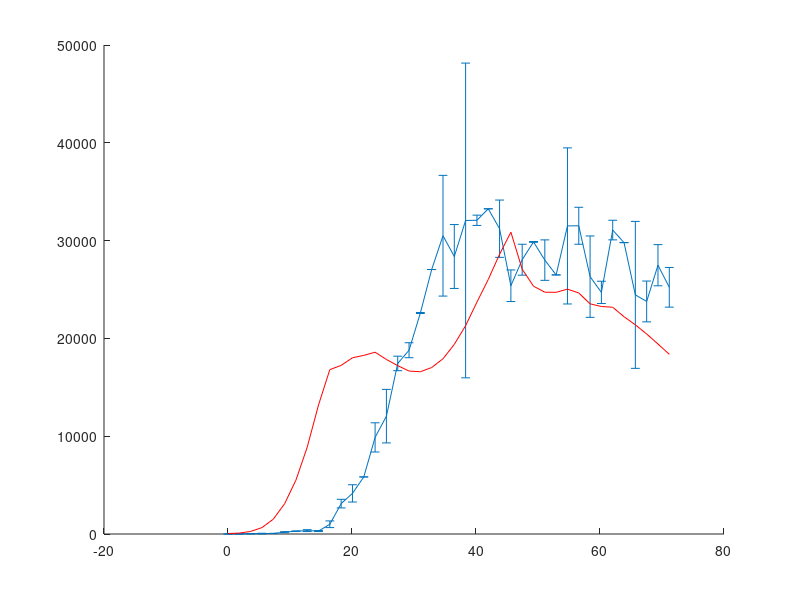

The MATLAB source for this figure:
clear;
home;
close all;

%import the data set to which we are conforming
conform_data = load('cdc_data.dat');
%import the data set that must be conformed
model_data = load('average_data_nfood50_1000turns_100runs.dat');

%Separate the data components
conform_data_x = conform_data(:,1);
conform_data_y = conform_data(:,2);
model_data_x = model_data(:,1);
model_data_y = model_data(:,2);

%Bin the data into x and y bins with errors
N_bins_x = 40;
bins = [0:1/N_bins_x:1-1/N_bins_x];
bins = bins*max(conform_data_x);
			
%Regularize the data and model data times
%conform_data_x = conform_data_x/max(conform_data_x);
%model_data_x = model_data_x/max(model_data_x);

%Provide for binned conform and model data, with statistical errors
conform_data_y_binned = [];
conform_data_y_binned_err = [];
model_data_y_binned = [];

%Space of scale parameters a_x and a_y
a_x = [0.1:0.1:2];
a_y = [10.0:0.5:50.0];
least_squares = 1.0e9;
a_x_best = 0.0;
a_y_best = 0.0;

for ix = a_x
	for iy = a_y
		model_data_x_current = model_data_x*ix;
		model_data_y_current = model_data_y*iy;

		%First, bin the conform data
		conform_data_y_binned(end+1) = conform_data_y(1);
		conform_data_y_binned_err(end+1) = conform_data_y(1)*0.1;
		for i=[2:N_bins_x]
			index_x = find(and(conform_data_x>=bins(i-1),conform_data_x<bins(i)));
			conform_data_y_binned(end+1) = mean(conform_data_y(index_x));
			conform_data_y_binned_err(end+1) = std(conform_data_y(index_x));
		endfor

		%Second, bin the model data
		model_data_y_binned(end+1) = model_data_y_current(1);
		for i=[2:N_bins_x]
			index_x = find(and(model_data_x_current>=bins(i-1),model_data_x_current<bins(i)));
			model_data_y_binned(end+1) = mean(model_data_y_current(index_x));
		endfor

		clear index_x
		conform_data_y_binned = circshift(conform_data_y_binned,[0,-1]);
		conform_data_y_binned_err = circshift(conform_data_y_binned_err,[0,-1]);
		model_data_y_binned = circshift(model_data_y_binned,[0,-1]);

		%Compute mean least_squares between model and data set.
		least_squares_temp = mean( (conform_data_y_binned - model_data_y_binned).^2 );
		if(least_squares_temp < least_squares)
			least_squares = least_squares_temp;
			a_x_best = ix;
			a_y_best = iy;
		endif

		conform_data_y_binned = [];
		conform_data_y_binned_err = [];
		model_data_y_binned = [];

	endfor
endfor

%Now for keeps.
conform_data_y_binned = [];
conform_data_y_binned_err = [];
model_data_y_binned = [];
model_data_x = model_data_x*a_x_best;
model_data_y = model_data_y*a_y_best;

%First, bin the conform data
conform_data_y_binned(end+1) = conform_data_y(1);
conform_data_y_binned_err(end+1) = conform_data_y(1)*0.1;
for i=[2:N_bins_x]
	index_x = find(and(conform_data_x>=bins(i-1),conform_data_x<bins(i)));
	conform_data_y_binned(end+1) = mean(conform_data_y(index_x));
	conform_data_y_binned_err(end+1) = std(conform_data_y(index_x));
endfor

%Second, bin the model data
model_data_y_binned(end+1) = model_data_y(1);
for i=[2:N_bins_x]
	index_x = find(and(model_data_x>=bins(i-1),model_data_x<bins(i)));
	model_data_y_binned(end+1) = mean(model_data_y(index_x));
endfor

figure(1);
hold on;
errorbar(bins,conform_data_y_binned,conform_data_y_binned_err);
plot(bins,model_data_y_binned,'color','red');
corr(conform_data_y_binned,model_data_y_binned)
